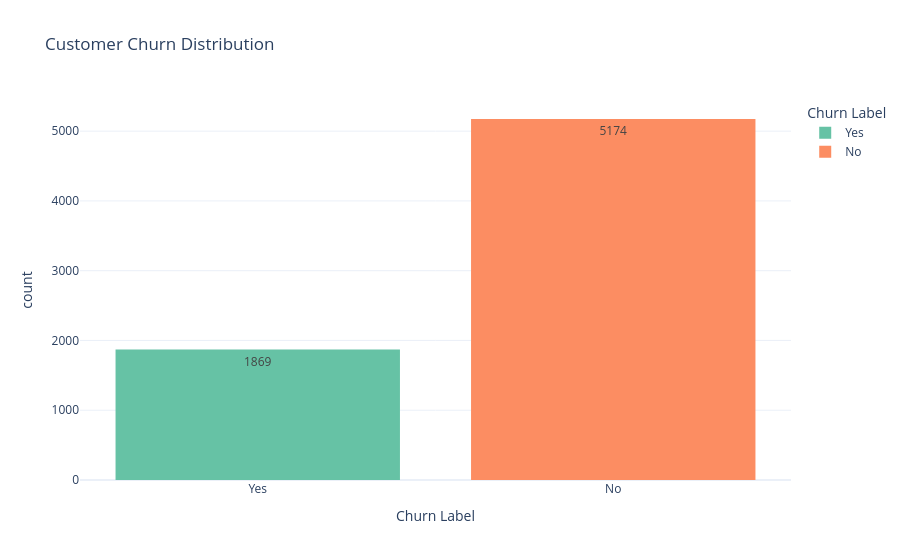

Source (notebook cell):
### Markdown cell above
##  Churn Distribution

This visualization shows the overall distribution of customers who stayed and customers who churned.

### Code cell
import plotly.express as px

fig = px.histogram(
    df,
    x="Churn Label",
    color="Churn Label",
    text_auto=True,
    title="Customer Churn Distribution",
    color_discrete_sequence=px.colors.qualitative.Set2
)

fig.update_layout(template="plotly_white")
fig.show()

### Figure 1 — Plotly figure (JSON) as saved in the notebook; plotly's stock layout.template omitted (floating-point values rounded to 4 significant figures; data arrays with more than 128 entries replaced by an {"elided": "..."} marker saying what was removed)
{"data": [{"bingroup": "x", "hovertemplate": "Churn Label=%{x}<br>count=%{y}<extra></extra>", "legendgroup": "Yes", "marker": {"color": "rgb(102,194,165)", "pattern": {"shape": ""}}, "name": "Yes", "orientation": "v", "showlegend": true, "texttemplate": "%{value}", "type": "histogram", "x": {"elided": "1869 str values"}, "xaxis": "x", "yaxis": "y"}, {"bingroup": "x", "hovertemplate": "Churn Label=%{x}<br>count=%{y}<extra></extra>", "legendgroup": "No", "marker": {"color": "rgb(252,141,98)", "pattern": {"shape": ""}}, "name": "No", "orientation": "v", "showlegend": true, "texttemplate": "%{value}", "type": "histogram", "x": {"elided": "5174 str values"}, "xaxis": "x", "yaxis": "y"}], "layout": {"barmode": "relative", "legend": {"title": {"text": "Churn Label"}, "tracegroupgap": 0}, "title": {"text": "Customer Churn Distribution"}, "xaxis": {"anchor": "y", "categoryarray": ["Yes", "No"], "categoryorder": "array", "domain": [0, 1], "title": {"text": "Churn Label"}}, "yaxis": {"anchor": "x", "domain": [0, 1], "title": {"text": "count"}}}}
